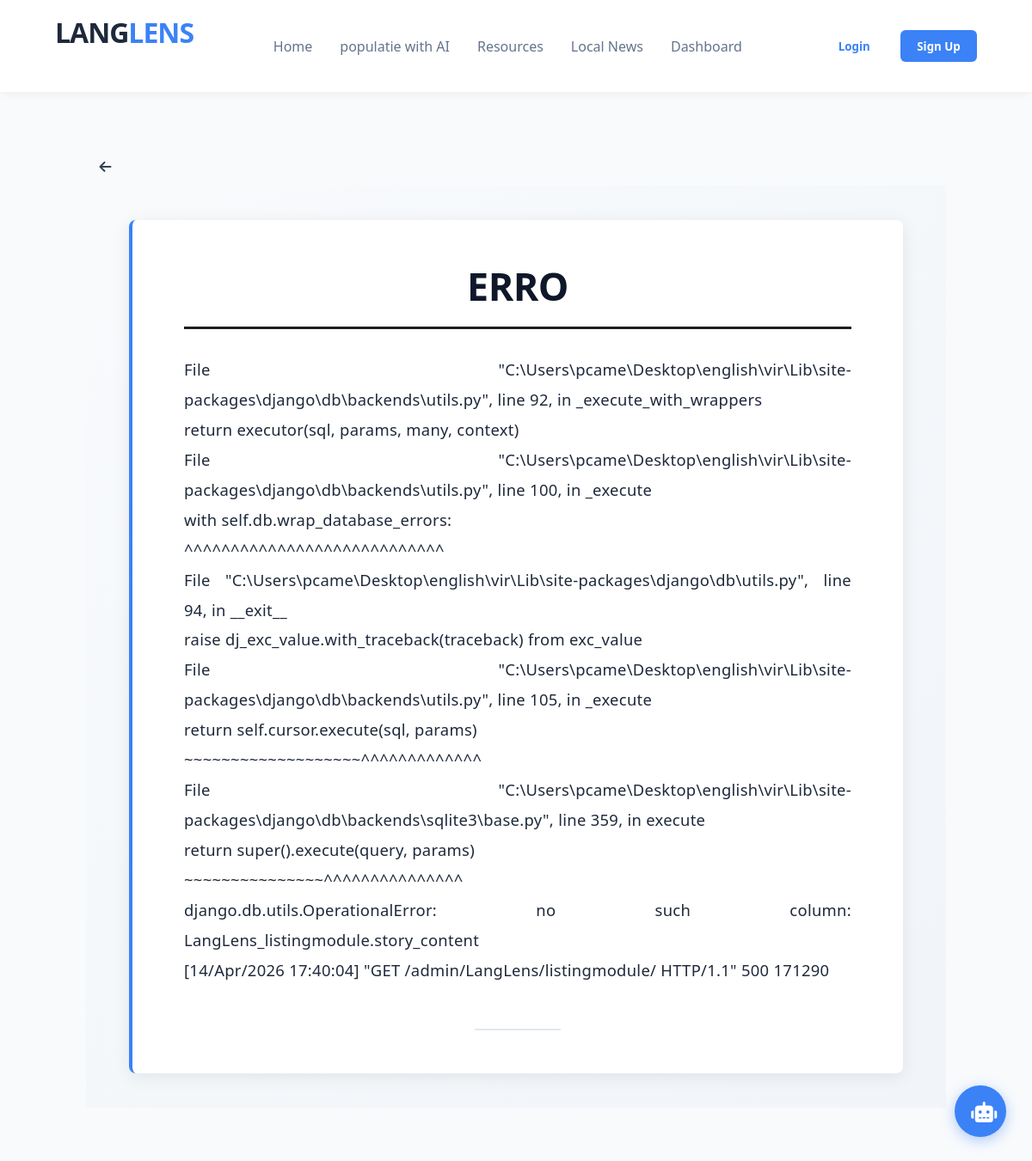
/content/first-aduio/, run on the app's committed database.
### LangLens/models.py (models this page shows, shortened)
class ReadingModule(models.Model):
    category = models.ForeignKey(Category, on_delete=models.SET_NULL, null=True)
    title = models.CharField(max_length=200)
    story_content = models.TextField()
    slug = models.SlugField(max_length=250, unique=True, blank=True) # New Field

### LangLens/views.py (the view, shortened to what this page needs)
# urls.py: path('content/<slug:slug>/', views.reading_detail, name='display_reading_text'),
def reading_detail(request, slug):
    text = get_object_or_404(ReadingModule, slug=slug)
    templates = {
        'Emails': 'LangLens/reading_email.html',
        'Short stories': 'LangLens/reading_stories.html',
        'News': 'LangLens/reading_news.html',
    }
    template_path = templates.get(text.category.name, 'LangLens/reading_news.html')
    return render(request, template_path, {'text': text})

### LangLens/context_processors.py (called while the page is built)
def profile_context(request):
    profile = None
    if request.user.is_authenticated:
        profile = UserProfile.objects.filter(user=request.user).first()
    return {'profile': profile}

### templates/LangLens/reading_stories.html
{% extends "LangLens/index.html" %}
{% load static %}
{% block css %}
    <link rel="stylesheet" href="{% static 'LangLens/css/listening_sstory.css' %}">
{% endblock %}
{% block content %}
    <div class="header-nav-left">
            <a href="javascript:history.back()" class="back-link-circle" title="Back to Dashboard">
                <i class="fas fa-arrow-left"></i>
            </a>
        </div>
<div class="simple-story-container">
    <div class="story-card">
        <h1> {{text.title}} </h1>
        <div class="story-content">
             {{text.story_content|linebreaks}}
        </div>
        <div class="story-end-line"></div>
    </div>
</div>
{% endblock %}

### static/LangLens/css/listening_sstory.css (style rules this page uses)
.simple-story-container { display: flex; justify-content: center; padding: 40px 20px; background: linear-gradient(135deg, #f8fafc 0%, #f1f5f9 100%); min-height: 100vh; }
.story-card { max-width: 900px; width: 100%; background: white; padding: 50px 60px; border-radius: 8px; box-shadow: 0 4px 20px rgba(0,0,0,0.08); border-left: 4px solid #3b82f6; }
.story-card h1 { font-size: 2.8rem; color: #0f172a; margin-bottom: 30px; text-align: center; font-weight: 700; line-height: 1.2; letter-spacing: -0.5px; border-bottom: 3px solid #1e1e1e; padding-bottom: 20px; }
.story-content { font-family: 'Georgia', 'Segoe UI', serif; font-size: 1.15rem; line-height: 1.9; color: #1e293b; text-align: justify; letter-spacing: 0.3px; }
.story-content p { margin-bottom: 1.5rem; text-indent: 1.5rem; }
.story-content p:first-child { text-indent: 0; }
.story-end-line { margin-top: 50px; border-top: 2px solid #e2e8f0; width: 100px; margin-left: auto; margin-right: auto; }

### static/LangLens/css/index.css (style rules this page uses)
* { margin: 0; padding: 0; box-sizing: border-box; font-family: 'Segoe UI', sans-serif; }
body { background-color: #f8fafc; color: #334155; min-height: 100vh; }
.back-link-circle { width: 45px; height: 45px; border-radius: 50%; background: var(--white); display: flex; align-items: center; justify-content: center; text-decoration: none; color: var(--text-light); border: 1px solid var(--border); transition: 0.2s; }

### data on the page
ReadingModule: title "ERRO", story_content "File \"C:\\Users\\pcame\\Desktop\\english\\vir\\Lib\\site-packages\\django\\db\\backends\\utils.py\", line 92, in _execute_with_wrappers return executor(sql, params, many, context) File \"C:\\Users\\pcame\\Desktop\\english\\vir\\Lib\\site-packages\\django\\db\\backends\\utils.py\", line 100, in _execute with self.db.wrap_database_errors: ^^^^^^^^^^^^^^^^^^^^^^^^^^^^ File \"C:\\Users\\pcame\\Desktop\\english\\vir\\Lib\\site-packages\\django\\db\\utils.py\", line 94, in __exit__ raise dj_exc_value.with_traceback(traceback) from exc_value File \"C:\\Users\\pcame\\Desktop\\english\\vir\\Lib\\site-packages\\django\\db\\backends\\utils.py\", line 105, in _execute return self.cursor.execute(sql, params) ~~~~~~~~~~~~~~~~~~~^^^^^^^^^^^^^ File…"
